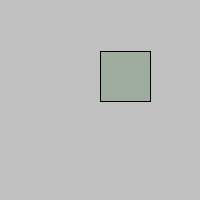
Frame 1 (no input)
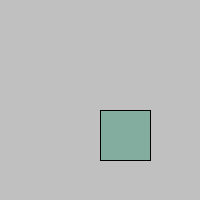
Frame 60 (the mouse pressed at the canvas centre just before this capture)
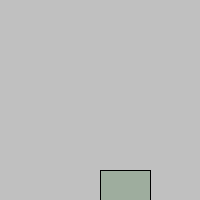
Frame 120 (the mouse held since frame 60 and released just before this capture)

The Processing sketch that drew these frames (run headless with seeded random() and noise(); from frame 60 on, the mouse is pressed at the canvas centre):

// Processing sketch: processing_117874
// ── processing_117874.pde

int diameter = 50;
int positionX = 50;
int Switch = 0;
void setup(){ 
  size(200,200);
}

void draw(){
  background(192);
  fill(random(153),138,96,92);
  
  if(positionX >= width-diameter/2){
    Switch = 1;
  }
  if(positionX == diameter/2){
    Switch = 0;
  }
    
  if(Switch == 0){  
  positionX++; //position = position + 1;
}
else {
  positionX--; 
}
    
   
 
    
  rect(100,positionX,diameter,diameter); 
  
}
